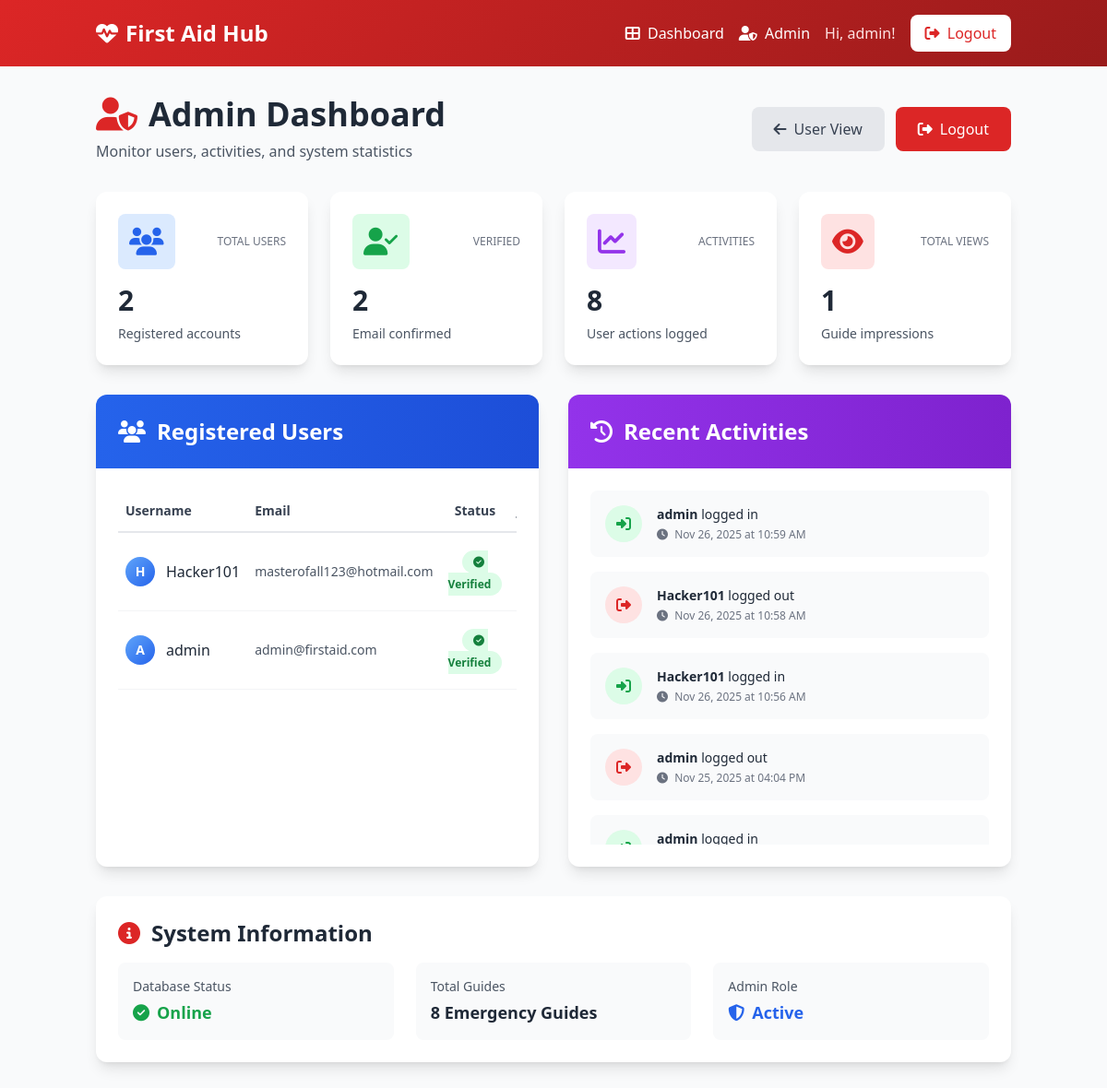
The page /admin (signed in) on the database its author committed.
### app.py (models this page shows)
class User(db.Model):
    id = db.Column(db.Integer, primary_key=True)
    username = db.Column(db.String(80), unique=True, nullable=False)
    email = db.Column(db.String(120), unique=True, nullable=False)
    password = db.Column(db.String(200), nullable=False)
    is_verified = db.Column(db.Boolean, default=False)
    is_admin = db.Column(db.Boolean, default=False)
    verification_token = db.Column(db.String(100))
    created_at = db.Column(db.DateTime, default=datetime.utcnow)
    last_login = db.Column(db.DateTime)
    activities = db.relationship("Activity", backref="user", lazy=True)

class Activity(db.Model):
    id = db.Column(db.Integer, primary_key=True)
    user_id = db.Column(db.Integer, db.ForeignKey("user.id"), nullable=False)
    action = db.Column(db.String(200), nullable=False)
    timestamp = db.Column(db.DateTime, default=datetime.utcnow)
    details = db.Column(db.Text)

### app.py (the view)
@app.route("/admin")
@admin_required
def admin_dashboard():
    total_users = User.query.count()
    verified_users = User.query.filter_by(is_verified=True).count()
    total_guides = EmergencyGuide.query.count()
    total_activities = Activity.query.count()
    total_views = db.session.query(db.func.sum(EmergencyGuide.views)).scalar() or 0
    recent_activities = (
        Activity.query.order_by(Activity.timestamp.desc()).limit(20).all()
    )
    for a in recent_activities:
        user = User.query.get(a.user_id)
        a.username = user.username if user else "Unknown"
    users = User.query.order_by(User.created_at.desc()).all()
    stats = {
        "total_users": total_users,
        "verified_users": verified_users,
        "total_guides": total_guides,
        "total_activities": total_activities,
        "total_views": total_views,
    }
    return render_template(
        "admin.html", stats=stats, activities=recent_activities, users=users
    )

### templates/admin.html (shortened to what this page needs)
{% extends "base.html" %}
{% block content %}
<div class="min-h-screen bg-gray-50 py-8">
    <div class="container mx-auto px-4">
        <div class="mb-8 animate-fade-in">
            <div class="flex flex-col md:flex-row justify-between items-start md:items-center gap-4">
                <div>
                    <h1 class="text-4xl font-bold text-gray-800 mb-2">
                        <i class="fas fa-user-shield text-red-600 mr-3"></i>Admin Dashboard
                    </h1>
                    <p class="text-gray-600">Monitor users, activities, and system statistics</p>
                </div>
                <div class="flex gap-3">
                    <a href="{{ url_for('dashboard') }}" class="bg-gray-200 text-gray-700 px-6 py-3 rounded-lg hover:bg-gray-300 transition">
                        <i class="fas fa-arrow-left mr-2"></i>User View
                    </a>
                    <a href="{{ url_for('logout') }}" class="bg-red-600 text-white px-6 py-3 rounded-lg hover:bg-red-700 transition">
                        <i class="fas fa-sign-out-alt mr-2"></i>Logout
                    </a>
                </div>
            </div>
        </div>
        <div class="grid md:grid-cols-4 gap-6 mb-8">
            <div class="bg-white rounded-xl shadow-lg p-6 hover:shadow-xl transition transform hover:-translate-y-1 animate-slide-up">
                <div class="flex items-center justify-between mb-4">
                    <div class="bg-blue-100 p-3 rounded-lg">
                        <i class="fas fa-users text-3xl text-blue-600"></i>
                    </div>
                    <span class="text-xs text-gray-500 uppercase">Total Users</span>
                </div>
                <h3 class="text-3xl font-bold text-gray-800">{{ stats.total_users }}</h3>
                <p class="text-sm text-gray-600 mt-2">Registered accounts</p>
            </div>
            <div class="bg-white rounded-xl shadow-lg p-6 hover:shadow-xl transition transform hover:-translate-y-1 animate-slide-up" style="animation-delay: 0.1s">
                <div class="flex items-center justify-between mb-4">
                    <div class="bg-green-100 p-3 rounded-lg">
                        <i class="fas fa-user-check text-3xl text-green-600"></i>
                    </div>
                    <span class="text-xs text-gray-500 uppercase">Verified</span>
                </div>
                <h3 class="text-3xl font-bold text-gray-800">{{ stats.verified_users }}</h3>
                <p class="text-sm text-gray-600 mt-2">Email confirmed</p>
            </div>
            <div class="bg-white rounded-xl shadow-lg p-6 hover:shadow-xl transition transform hover:-translate-y-1 animate-slide-up" style="animation-delay: 0.2s">
                <div class="flex items-center justify-between mb-4">
                    <div class="bg-purple-100 p-3 rounded-lg">
                        <i class="fas fa-chart-line text-3xl text-purple-600"></i>
                    </div>
                    <span class="text-xs text-gray-500 uppercase">Activities</span>
                </div>
                <h3 class="text-3xl font-bold text-gray-800">{{ stats.total_activities }}</h3>
                <p class="text-sm text-gray-600 mt-2">User actions logged</p>
            </div>
            <div class="bg-white rounded-xl shadow-lg p-6 hover:shadow-xl transition transform hover:-translate-y-1 animate-slide-up" style="animation-delay: 0.3s">
                <div class="flex items-center justify-between mb-4">
                    <div class="bg-red-100 p-3 rounded-lg">
                        <i class="fas fa-eye text-3xl text-red-600"></i>
                    </div>
                    <span class="text-xs text-gray-500 uppercase">Total Views</span>
                </div>
                <h3 class="text-3xl font-bold text-gray-800">{{ stats.total_views or 0 }}</h3>
                <p class="text-sm text-gray-600 mt-2">Guide impressions</p>
            </div>
        </div>
        <div class="grid lg:grid-cols-2 gap-8">
            <div class="bg-white rounded-xl shadow-lg overflow-hidden animate-fade-in">
                <div class="bg-gradient-to-r from-blue-600 to-blue-700 text-white p-6">
                    <h2 class="text-2xl font-bold flex items-center">
                        <i class="fas fa-users mr-3"></i>Registered Users
                    </h2>
                </div>
                <div class="p-6">
                    {% if users %}
                    <div class="overflow-x-auto">
                        <table class="w-full">
                            <thead>
                                <tr class="border-b-2 border-gray-200">
                                    <th class="text-left py-3 px-2 text-sm font-semibold text-gray-700">Username</th>
                                    <th class="text-left py-3 px-2 text-sm font-semibold text-gray-700">Email</th>
                                    <th class="text-center py-3 px-2 text-sm font-semibold text-gray-700">Status</th>
                                    <th class="text-left py-3 px-2 text-sm font-semibold text-gray-700">Joined</th>
                                </tr>
                            </thead>
                            <tbody>
                                {% for user in users %}
                                <tr class="border-b border-gray-100 hover:bg-gray-50 transition">
                                    <td class="py-3 px-2">
                                        <div class="flex items-center">
                                            <div class="w-8 h-8 bg-gradient-to-br from-blue-400 to-blue-600 rounded-full flex items-center justify-center text-white font-bold text-sm mr-3">
                                                {{ user.username[0].upper() }}
                                            </div>
                                            <span class="font-medium text-gray-800">{{ user.username }}</span>
                                        </div>
                                    </td>
                                    <td class="py-3 px-2 text-sm text-gray-600">{{ user.email }}</td>
                                    <td class="py-3 px-2 text-center">
                                        {% if user.is_verified %}
                                        <span class="bg-green-100 text-green-700 px-3 py-1 rounded-full text-xs font-semibold">
                                            <i class="fas fa-check-circle mr-1"></i>Verified
                                        </span>
                                        {% else %}
                                        <span class="bg-yellow-100 text-yellow-700 px-3 py-1 rounded-full text-xs font-semibold">
                                            <i class="fas fa-clock mr-1"></i>Pending
                                        </span>
                                        {% endif %}
                                    </td>
                                    <td class="py-3 px-2 text-sm text-gray-600">
                                    </td>
                                </tr>
                                {% endfor %}
                            </tbody>
                        </table>
                    </div>
                    {% else %}
                    <div class="text-center py-12 text-gray-500">
                        <i class="fas fa-users text-5xl mb-4 text-gray-300"></i>
                        <p>No users registered yet</p>
                    </div>
                    {% endif %}
                </div>
            </div>
            <div class="bg-white rounded-xl shadow-lg overflow-hidden animate-fade-in">
                <div class="bg-gradient-to-r from-purple-600 to-purple-700 text-white p-6">
                    <h2 class="text-2xl font-bold flex items-center">
                        <i class="fas fa-history mr-3"></i>Recent Activities
                    </h2>
                </div>
                <div class="p-6">
                    {% if activities %}
                    <div class="space-y-4 max-h-96 overflow-y-auto">
                        {% for activity in activities %}
                        <div class="flex items-start bg-gray-50 rounded-lg p-4 hover:bg-gray-100 transition">
                            <div class="flex-shrink-0 mr-4">
                                {% if activity.action == 'login' %}
                                <div class="w-10 h-10 bg-green-100 rounded-full flex items-center justify-center">
                                    <i class="fas fa-sign-in-alt text-green-600"></i>
                                </div>
                                {% elif activity.action == 'logout' %}
                                <div class="w-10 h-10 bg-red-100 rounded-full flex items-center justify-center">
                                    <i class="fas fa-sign-out-alt text-red-600"></i>
                                </div>
                                {% elif activity.action == 'signup' %}
                                <div class="w-10 h-10 bg-blue-100 rounded-full flex items-center justify-center">
                                    <i class="fas fa-user-plus text-blue-600"></i>
                                </div>
                                {% elif activity.action == 'view_guide' %}
                                <div class="w-10 h-10 bg-purple-100 rounded-full flex items-center justify-center">
                                    <i class="fas fa-book-medical text-purple-600"></i>
                                </div>
                                {% else %}
                                <div class="w-10 h-10 bg-gray-100 rounded-full flex items-center justify-center">
                                    <i class="fas fa-circle text-gray-600"></i>
                                </div>
                                {% endif %}
                            </div>
                            <div class="flex-1">
                                <p class="text-sm font-medium text-gray-800">
                                    <span class="font-bold">{{ activity.username }}</span>
                                    {% if activity.action == 'login' %}logged in
                                    {% elif activity.action == 'logout' %}logged out
                                    {% elif activity.action == 'signup' %}created an account
                                    {% elif activity.action == 'view_guide' %}viewed a guide
                                    {% else %}{{ activity.action }}
                                    {% endif %}
                                </p>
                                <p class="text-xs text-gray-500 mt-1">
                                    <i class="fas fa-clock mr-1"></i>
                                    {{ activity.timestamp.strftime('%b %d, %Y at %I:%M %p') if activity.timestamp else 'Just now' }}
                                </p>
                            </div>
                        </div>
                        {% endfor %}
                    </div>
                    {% else %}
                    <div class="text-center py-12 text-gray-500">
                        <i class="fas fa-history text-5xl mb-4 text-gray-300"></i>
                        <p>No activities recorded yet</p>
                    </div>
                    {% endif %}
                </div>
            </div>
        </div>
        <div class="mt-8 bg-white rounded-xl shadow-lg p-6 animate-fade-in">
            <h2 class="text-2xl font-bold text-gray-800 mb-4 flex items-center">
                <i class="fas fa-info-circle text-red-600 mr-3"></i>System Information
            </h2>
            <div class="grid md:grid-cols-3 gap-6">
                <div class="bg-gray-50 rounded-lg p-4">
                    <p class="text-sm text-gray-600 mb-1">Database Status</p>
                    <p class="text-lg font-bold text-green-600">
                        <i class="fas fa-check-circle mr-2"></i>Online
                    </p>
                </div>
                <div class="bg-gray-50 rounded-lg p-4">
                    <p class="text-sm text-gray-600 mb-1">Total Guides</p>
                    <p class="text-lg font-bold text-gray-800">8 Emergency Guides</p>
                </div>
                <div class="bg-gray-50 rounded-lg p-4">
                    <p class="text-sm text-gray-600 mb-1">Admin Role</p>
                    <p class="text-lg font-bold text-blue-600">
                        <i class="fas fa-shield-alt mr-2"></i>Active
                    </p>
                </div>
            </div>
        </div>
    </div>
</div>
{% endblock %}

### templates/base.html (shortened to what this page needs)
<!DOCTYPE html>
<html lang="en">
<head>
    <script src="https://cdn.tailwindcss.com"></script>
    <link href="https://cdnjs.cloudflare.com/ajax/libs/font-awesome/6.4.0/css/all.min.css" rel="stylesheet">
</head>
<body class="bg-gray-50 min-h-screen">
    <nav class="gradient-bg text-white shadow-lg">
        <div class="container mx-auto px-4 py-4">
            <div class="flex justify-between items-center">
                <a href="/" class="text-2xl font-bold flex items-center gap-2">
                    <i class="fas fa-heartbeat"></i>
                    First Aid Hub
                </a>
                <div class="flex items-center gap-4">
                    {% if session.user_id %}
                        <a href="/dashboard" class="hover:text-red-200 transition">
                            <i class="fas fa-th-large mr-1"></i> Dashboard
                        </a>
                        {% if session.is_admin %}
                        <a href="/admin" class="hover:text-red-200 transition">
                            <i class="fas fa-user-shield mr-1"></i> Admin
                        </a>
                        {% endif %}
                        <span class="text-red-100">Hi, {{ session.username }}!</span>
                        <a href="/logout" class="bg-white text-red-600 px-4 py-2 rounded-lg hover:bg-red-50 transition">
                            <i class="fas fa-sign-out-alt mr-1"></i> Logout
                        </a>
                    {% else %}
                        <a href="/login" class="hover:text-red-200 transition">Login</a>
                        <a href="/signup" class="bg-white text-red-600 px-4 py-2 rounded-lg hover:bg-red-50 transition">
                            Sign Up
                        </a>
                    {% endif %}
                </div>
            </div>
        </div>
    </nav>
    <main>
        {% block content %}{% endblock %}
    </main>
</body>
</html>

### rows shown on the page
User: username "admin", username "A", email "admin@firstaid.com", is_verified True (drawn)
User: username "H", username "Hacker101", email "masterofall123@hotmail.com", is_verified True (drawn)
Activity: action "login" (drawn), username "admin", timestamp "Nov 26, 2025 at 10:59 AM"
Activity: action "logout" (drawn), username "Hacker101", timestamp "Nov 26, 2025 at 10:58 AM"
Activity: action "login" (drawn), username "Hacker101", timestamp "Nov 26, 2025 at 10:56 AM"
Activity: action "logout" (drawn), username "admin", timestamp "Nov 25, 2025 at 04:04 PM"
Activity: action "login" (drawn), username "admin"

### other values the page prints
{{ stats.total_users }} "2"
{{ stats.verified_users }} "2"
{{ stats.total_activities }} "8"
{{ stats.total_views or 0 }} "1"
